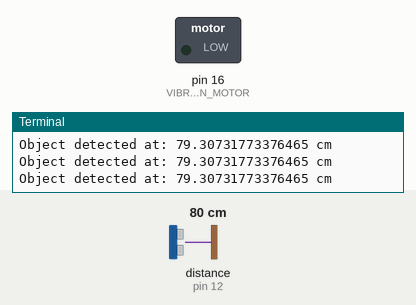
This program was run on a simulated Raspberry Pi (header pin numbers). Parts: switched loads named in the program (green lamp = pin HIGH), the last lines printed to the terminal. Dashed ring = blinking. The test bench sets the inputs (shaded band); at power-on: distance to the obstacle (sensor on pin 12) 80 cm. The echo pulse lasts 58.3 µs per cm; the clock reads 2024-03-15 10:24:30 at power-on unless the program sets it; pins used as bus, display or sensor lines are not drawn.

Above: at 1.2 s.
1.3 s: distance to the obstacle (sensor on pin 12) set to 23 cm
2.8 s: distance to the obstacle (sensor on pin 12) set to 18 cm
At 3.4 s:
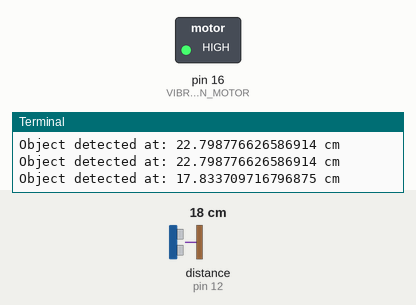
5.8 s: distance to the obstacle (sensor on pin 12) set to 35 cm
At 6.2 s:
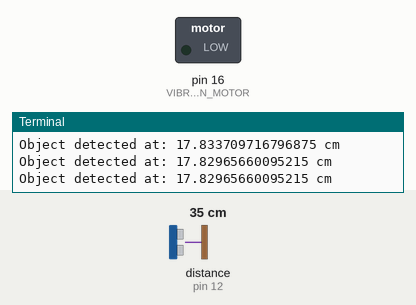
7.4 s: distance to the obstacle (sensor on pin 12) set to 2 cm
At 7.8 s:
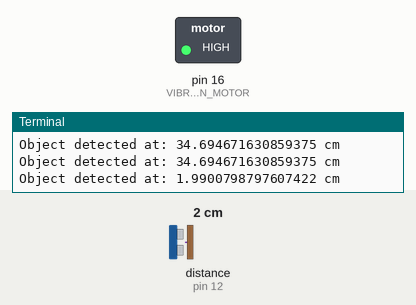
Timing chart, 0 to 11.4 s (numbered marks = the images above; inputs shaded):
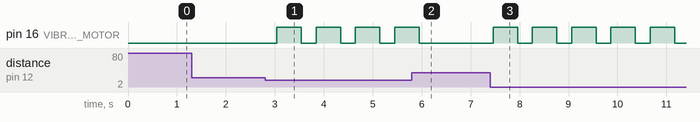

Measured:
- the behaviour switches between 21 and 20 cm on distance to the obstacle (sensor on pin 12) (found by bisection; images 0 and 1)
- after the input at 2.8 s, pin 16 (VIBRATION_MOTOR): alternates HIGH for 0.50 s and LOW for 0.30 s, starting after 0.24 s
- after the input at 5.8 s, pin 16 (VIBRATION_MOTOR): goes on until 5.9 s, then stays LOW
- after the input at 7.4 s, pin 16 (VIBRATION_MOTOR): alternates HIGH for 0.50 s and LOW for 0.30 s, starting after 0.06 s

The program:

ultrasonicVibration.py
```python
#!/usr/bin/env python3

import RPi.GPIO as GPIO
import time

# Define GPIO pins
TRIG = 11       # GPIO pin for Trig of Ultrasonic Sensor
ECHO = 12       # GPIO pin for Echo of Ultrasonic Sensor
VIBRATION_MOTOR = 16  # GPIO pin for Vibration Motor

def setup():
    """ Setup the GPIO pins for the ultrasonic sensor and vibration motor """
    GPIO.setmode(GPIO.BOARD)

    # Setup for ultrasonic sensor
    GPIO.setup(TRIG, GPIO.OUT)
    GPIO.setup(ECHO, GPIO.IN)

    # Setup for vibration motor
    GPIO.setup(VIBRATION_MOTOR, GPIO.OUT)
    GPIO.output(VIBRATION_MOTOR, GPIO.LOW)  # Turn off the vibration motor initially

def distance():
    """ Measure the distance using the ultrasonic sensor """
    GPIO.output(TRIG, 0)
    time.sleep(0.000002)
    GPIO.output(TRIG, 1)
    time.sleep(0.00001)
    GPIO.output(TRIG, 0)

    while GPIO.input(ECHO) == 0:
        pass
    time1 = time.time()

    while GPIO.input(ECHO) == 1:
        pass
    time2 = time.time()

    duration = time2 - time1
    return (duration * 340 / 2) * 100  # Convert to centimeters

def vibrate_for_seconds(seconds=0.5):
    """ Activate the vibration motor for a specified number of seconds """
    GPIO.output(VIBRATION_MOTOR, GPIO.HIGH)  # Turn on the vibration motor
    time.sleep(seconds)  # Keep it on for the specified duration
    GPIO.output(VIBRATION_MOTOR, GPIO.LOW)  # Turn off the vibration motor

def loop():
    """ Main loop that checks the distance and controls the vibration motor """
    while True:
        dis = distance()
        print(f"Object detected at: {dis} cm")

        if dis < 20:  # If the distance is less than 20 cm
            vibrate_for_seconds(0.5)  # Vibrate for 0.5 seconds

        time.sleep(0.3)

def destroy():
    """ Cleanup function to reset GPIO settings """
    GPIO.cleanup()

if __name__ == "__main__":
    setup()
    try:
        loop()
    except KeyboardInterrupt:
        destroy()
```
